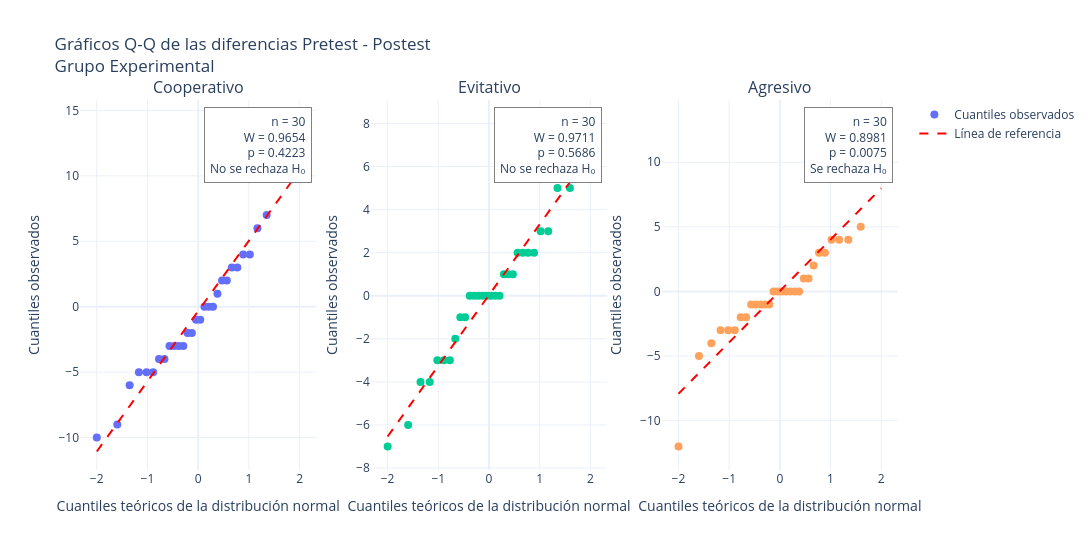

Here is the notebook cell this chart was saved with:
### Code cell
alpha = 0.05

# Filtrar grupo experimental
experimental = tabla_datos[
    tabla_datos['Grupo'].astype(str).str.strip().str.lower() == 'experimental'
].copy()

# Crear subgráficos
fig = make_subplots(
    rows=1,
    cols=3,
    subplot_titles=[
        estilo.capitalize() for estilo in estilos
    ]
)

# Recorrer estilos
for i, estilo in enumerate(estilos):

    columna = i + 1

    # Filtrar estilo
    datos_estilo = experimental[
        experimental['Estilo'].astype(str).str.strip().str.lower() == estilo
    ]

    # Emparejar participantes
    datos_pareados = datos_estilo.pivot(
        index='ID',
        columns='Test',
        values='Puntaje'
    )

    datos_pareados = datos_pareados.reindex(
        columns=['pretest', 'postest']
    ).dropna()

    # Calcular diferencias
    diferencias = (
        datos_pareados['postest'] -
        datos_pareados['pretest']
    ).to_numpy()

    n = len(diferencias)

    # Verificar datos suficientes
    if n < 3:
        continue

    # Prueba de Shapiro-Wilk
    resultado = shapiro(diferencias)

    W = resultado.statistic
    pvalue = resultado.pvalue

    # Calcular cuantiles teóricos y observados
    (cuantiles_teoricos, cuantiles_observados), (
        pendiente, intercepto, r
    ) = probplot(
        diferencias,
        dist='norm',
        fit=True
    )

    # Gráfico de puntos Q-Q
    fig.add_trace(
        go.Scatter(
            x=cuantiles_teoricos,
            y=cuantiles_observados,
            mode='markers',
            name='Cuantiles observados',
            showlegend=(i == 0),
            marker=dict(size=8),
            hovertemplate=(
                'Cuantil teórico: %{x:.3f}<br>'
                'Cuantil observado: %{y:.3f}'
                '<extra></extra>'
            )
        ),
        row=1,
        col=columna
    )

    # Línea de referencia
    x_linea = np.linspace(
        min(cuantiles_teoricos),
        max(cuantiles_teoricos),
        100
    )

    y_linea = pendiente * x_linea + intercepto

    fig.add_trace(
        go.Scatter(
            x=x_linea,
            y=y_linea,
            mode='lines',
            name='Línea de referencia',
            showlegend=(i == 0),
            line=dict(
                color='red',
                dash='dash',
                width=2
            ),
            hoverinfo='skip'
        ),
        row=1,
        col=columna
    )

    # Decisión de Shapiro-Wilk
    if pvalue > alpha:
        decision = 'No se rechaza H₀'
    else:
        decision = 'Se rechaza H₀'

    # Anotación estadística
    fig.add_annotation(
        x=0.98,
        y=0.98,
        xref=f'x{"" if i == 0 else i+1} domain',
        yref=f'y{"" if i == 0 else i+1} domain',
        text=(
            f'n = {n}<br>'
            f'W = {W:.4f}<br>'
            f'p = {pvalue:.4f}<br>'
            f'{decision}'
        ),
        showarrow=False,
        align='right',
        bgcolor='white',
        bordercolor='gray',
        borderwidth=1,
        borderpad=5
    )

# Configuración general
fig.update_layout(
    title='Gráficos Q-Q de las diferencias Pretest - Postest<br>Grupo Experimental',
    height=550,
    width=1400,
    template='plotly_white'
)

# Configuración de ejes
fig.update_xaxes(
    title_text='Cuantiles teóricos de la distribución normal'
)

fig.update_yaxes(
    title_text='Cuantiles observados'
)

fig.show()

### Figure 1 — Plotly figure (JSON) as saved in the notebook; plotly's stock layout.template omitted (floating-point values rounded to 4 significant figures)
{"data": [{"hovertemplate": "Cuantil teórico: %{x:.3f}<br>Cuantil observado: %{y:.3f}<extra></extra>", "marker": {"size": 8}, "mode": "markers", "name": "Cuantiles observados", "showlegend": true, "type": "scatter", "x": [-1.998, -1.595, -1.351, -1.169, -1.019, -0.8885, -0.7719, -0.6651, -0.5653, -0.4709, -0.3805, -0.2931, -0.2079, -0.1241, -0.04129, 0.04129, 0.1241, 0.2079, 0.2931, 0.3805, 0.4709, 0.5653, 0.6651, 0.7719, 0.8885, 1.019, 1.169, 1.351, 1.595, 1.998], "xaxis": "x", "y": [-10, -9, -6, -5, -5, -5, -4, -4, -3, -3, -3, -3, -2, -2, -1, -1, 0, 0, 0, 1, 2, 2, 3, 3, 4, 4, 6, 7, 10, 14], "yaxis": "y"}, {"hoverinfo": "skip", "line": {"color": "red", "dash": "dash", "width": 2}, "mode": "lines", "name": "Línea de referencia", "showlegend": true, "type": "scatter", "x": [-1.998, -1.958, -1.918, -1.877, -1.837, -1.796, -1.756, -1.716, -1.675, -1.635, -1.595, -1.554, -1.514, -1.474, -1.433, -1.393, -1.352, -1.312, -1.272, -1.231, -1.191, -1.151, -1.11, -1.07, -1.029, -0.9891, -0.9487, -0.9083, -0.868, -0.8276, -0.7872, -0.7469, -0.7065, -0.6661, -0.6257, -0.5854, -0.545, -0.5046, -0.4643, -0.4239, -0.3835, -0.3431, -0.3028, -0.2624, -0.222, -0.1817, -0.1413, -0.1009, -0.06056, -0.02019, 0.02019, 0.06056, 0.1009, 0.1413, 0.1817, 0.222, 0.2624, 0.3028, 0.3431, 0.3835, 0.4239, 0.4643, 0.5046, 0.545, 0.5854, 0.6257, 0.6661, 0.7065, 0.7469, 0.7872, 0.8276, 0.868, 0.9083, 0.9487, 0.9891, 1.029, 1.07, 1.11, 1.151, 1.191, 1.231, 1.272, 1.312, 1.352, 1.393, 1.433, 1.474, 1.514, 1.554, 1.595, 1.635, 1.675, 1.716, 1.756, 1.796, 1.837, 1.877, 1.918, 1.958, 1.998], "xaxis": "x", "y": [-11.06, -10.85, -10.63, -10.41, -10.2, -9.978, -9.762, -9.545, -9.328, -9.111, -8.895, -8.678, -8.461, -8.244, -8.028, -7.811, -7.594, -7.377, -7.161, -6.944, -6.727, -6.51, -6.294, -6.077, -5.86, -5.643, -5.427, -5.21, -4.993, -4.777, -4.56, -4.343, -4.126, -3.91, -3.693, -3.476, -3.259, -3.043, -2.826, -2.609, -2.392, -2.176, -1.959, -1.742, -1.525, -1.309, -1.092, -0.8752, -0.6584, -0.4417, -0.225, -0.008223, 0.2085, 0.4253, 0.642, 0.8587, 1.075, 1.292, 1.509, 1.726, 1.942, 2.159, 2.376, 2.593, 2.809, 3.026, 3.243, 3.46, 3.676, 3.893, 4.11, 4.327, 4.543, 4.76, 4.977, 5.194, 5.41, 5.627, 5.844, 6.06, 6.277, 6.494, 6.711, 6.927, 7.144, 7.361, 7.578, 7.794, 8.011, 8.228, 8.445, 8.661, 8.878, 9.095, 9.312, 9.528, 9.745, 9.962, 10.18, 10.4], "yaxis": "y"}, {"hovertemplate": "Cuantil teórico: %{x:.3f}<br>Cuantil observado: %{y:.3f}<extra></extra>", "marker": {"size": 8}, "mode": "markers", "name": "Cuantiles observados", "showlegend": false, "type": "scatter", "x": [-1.998, -1.595, -1.351, -1.169, -1.019, -0.8885, -0.7719, -0.6651, -0.5653, -0.4709, -0.3805, -0.2931, -0.2079, -0.1241, -0.04129, 0.04129, 0.1241, 0.2079, 0.2931, 0.3805, 0.4709, 0.5653, 0.6651, 0.7719, 0.8885, 1.019, 1.169, 1.351, 1.595, 1.998], "xaxis": "x2", "y": [-7, -6, -4, -4, -3, -3, -3, -2, -1, -1, 0, 0, 0, 0, 0, 0, 0, 0, 1, 1, 1, 2, 2, 2, 2, 3, 3, 5, 5, 8], "yaxis": "y2"}, {"hoverinfo": "skip", "line": {"color": "red", "dash": "dash", "width": 2}, "mode": "lines", "name": "Línea de referencia", "showlegend": false, "type": "scatter", "x": [-1.998, -1.958, -1.918, -1.877, -1.837, -1.796, -1.756, -1.716, -1.675, -1.635, -1.595, -1.554, -1.514, -1.474, -1.433, -1.393, -1.352, -1.312, -1.272, -1.231, -1.191, -1.151, -1.11, -1.07, -1.029, -0.9891, -0.9487, -0.9083, -0.868, -0.8276, -0.7872, -0.7469, -0.7065, -0.6661, -0.6257, -0.5854, -0.545, -0.5046, -0.4643, -0.4239, -0.3835, -0.3431, -0.3028, -0.2624, -0.222, -0.1817, -0.1413, -0.1009, -0.06056, -0.02019, 0.02019, 0.06056, 0.1009, 0.1413, 0.1817, 0.222, 0.2624, 0.3028, 0.3431, 0.3835, 0.4239, 0.4643, 0.5046, 0.545, 0.5854, 0.6257, 0.6661, 0.7065, 0.7469, 0.7872, 0.8276, 0.868, 0.9083, 0.9487, 0.9891, 1.029, 1.07, 1.11, 1.151, 1.191, 1.231, 1.272, 1.312, 1.352, 1.393, 1.433, 1.474, 1.514, 1.554, 1.595, 1.635, 1.675, 1.716, 1.756, 1.796, 1.837, 1.877, 1.918, 1.958, 1.998], "xaxis": "x2", "y": [-6.534, -6.402, -6.269, -6.136, -6.004, -5.871, -5.738, -5.606, -5.473, -5.34, -5.208, -5.075, -4.942, -4.81, -4.677, -4.544, -4.411, -4.279, -4.146, -4.013, -3.881, -3.748, -3.615, -3.483, -3.35, -3.217, -3.085, -2.952, -2.819, -2.687, -2.554, -2.421, -2.289, -2.156, -2.023, -1.891, -1.758, -1.625, -1.492, -1.36, -1.227, -1.094, -0.9618, -0.8291, -0.6964, -0.5637, -0.4311, -0.2984, -0.1657, -0.03301, 0.09967, 0.2324, 0.365, 0.4977, 0.6304, 0.7631, 0.8958, 1.028, 1.161, 1.294, 1.426, 1.559, 1.692, 1.825, 1.957, 2.09, 2.223, 2.355, 2.488, 2.621, 2.753, 2.886, 3.019, 3.151, 3.284, 3.417, 3.549, 3.682, 3.815, 3.947, 4.08, 4.213, 4.345, 4.478, 4.611, 4.744, 4.876, 5.009, 5.142, 5.274, 5.407, 5.54, 5.672, 5.805, 5.938, 6.07, 6.203, 6.336, 6.468, 6.601], "yaxis": "y2"}, {"hovertemplate": "Cuantil teórico: %{x:.3f}<br>Cuantil observado: %{y:.3f}<extra></extra>", "marker": {"size": 8}, "mode": "markers", "name": "Cuantiles observados", "showlegend": false, "type": "scatter", "x": [-1.998, -1.595, -1.351, -1.169, -1.019, -0.8885, -0.7719, -0.6651, -0.5653, -0.4709, -0.3805, -0.2931, -0.2079, -0.1241, -0.04129, 0.04129, 0.1241, 0.2079, 0.2931, 0.3805, 0.4709, 0.5653, 0.6651, 0.7719, 0.8885, 1.019, 1.169, 1.351, 1.595, 1.998], "xaxis": "x3", "y": [-12, -5, -4, -3, -3, -3, -2, -2, -1, -1, -1, -1, -1, 0, 0, 0, 0, 0, 0, 0, 1, 1, 2, 3, 3, 4, 4, 4, 5, 13], "yaxis": "y3"}, {"hoverinfo": "skip", "line": {"color": "red", "dash": "dash", "width": 2}, "mode": "lines", "name": "Línea de referencia", "showlegend": false, "type": "scatter", "x": [-1.998, -1.958, -1.918, -1.877, -1.837, -1.796, -1.756, -1.716, -1.675, -1.635, -1.595, -1.554, -1.514, -1.474, -1.433, -1.393, -1.352, -1.312, -1.272, -1.231, -1.191, -1.151, -1.11, -1.07, -1.029, -0.9891, -0.9487, -0.9083, -0.868, -0.8276, -0.7872, -0.7469, -0.7065, -0.6661, -0.6257, -0.5854, -0.545, -0.5046, -0.4643, -0.4239, -0.3835, -0.3431, -0.3028, -0.2624, -0.222, -0.1817, -0.1413, -0.1009, -0.06056, -0.02019, 0.02019, 0.06056, 0.1009, 0.1413, 0.1817, 0.222, 0.2624, 0.3028, 0.3431, 0.3835, 0.4239, 0.4643, 0.5046, 0.545, 0.5854, 0.6257, 0.6661, 0.7065, 0.7469, 0.7872, 0.8276, 0.868, 0.9083, 0.9487, 0.9891, 1.029, 1.07, 1.11, 1.151, 1.191, 1.231, 1.272, 1.312, 1.352, 1.393, 1.433, 1.474, 1.514, 1.554, 1.595, 1.635, 1.675, 1.716, 1.756, 1.796, 1.837, 1.877, 1.918, 1.958, 1.998], "xaxis": "x3", "y": [-7.918, -7.757, -7.597, -7.436, -7.275, -7.115, -6.954, -6.793, -6.633, -6.472, -6.312, -6.151, -5.99, -5.83, -5.669, -5.508, -5.348, -5.187, -5.027, -4.866, -4.705, -4.545, -4.384, -4.223, -4.063, -3.902, -3.741, -3.581, -3.42, -3.26, -3.099, -2.938, -2.778, -2.617, -2.456, -2.296, -2.135, -1.975, -1.814, -1.653, -1.493, -1.332, -1.171, -1.011, -0.8501, -0.6895, -0.5289, -0.3682, -0.2076, -0.04698, 0.1136, 0.2743, 0.4349, 0.5955, 0.7562, 0.9168, 1.077, 1.238, 1.399, 1.559, 1.72, 1.881, 2.041, 2.202, 2.362, 2.523, 2.684, 2.844, 3.005, 3.166, 3.326, 3.487, 3.648, 3.808, 3.969, 4.129, 4.29, 4.451, 4.611, 4.772, 4.933, 5.093, 5.254, 5.414, 5.575, 5.736, 5.896, 6.057, 6.218, 6.378, 6.539, 6.699, 6.86, 7.021, 7.181, 7.342, 7.503, 7.663, 7.824, 7.985], "yaxis": "y3"}], "layout": {"annotations": [{"font": {"size": 16}, "showarrow": false, "text": "Cooperativo", "x": 0.1444, "xanchor": "center", "xref": "paper", "y": 1, "yanchor": "bottom", "yref": "paper"}, {"font": {"size": 16}, "showarrow": false, "text": "Evitativo", "x": 0.5, "xanchor": "center", "xref": "paper", "y": 1, "yanchor": "bottom", "yref": "paper"}, {"font": {"size": 16}, "showarrow": false, "text": "Agresivo", "x": 0.8556, "xanchor": "center", "xref": "paper", "y": 1, "yanchor": "bottom", "yref": "paper"}, {"align": "right", "bgcolor": "white", "bordercolor": "gray", "borderpad": 5, "borderwidth": 1, "showarrow": false, "text": "n = 30<br>W = 0.9654<br>p = 0.4223<br>No se rechaza H₀", "x": 0.98, "xref": "x domain", "y": 0.98, "yref": "y domain"}, {"align": "right", "bgcolor": "white", "bordercolor": "gray", "borderpad": 5, "borderwidth": 1, "showarrow": false, "text": "n = 30<br>W = 0.9711<br>p = 0.5686<br>No se rechaza H₀", "x": 0.98, "xref": "x2 domain", "y": 0.98, "yref": "y2 domain"}, {"align": "right", "bgcolor": "white", "bordercolor": "gray", "borderpad": 5, "borderwidth": 1, "showarrow": false, "text": "n = 30<br>W = 0.8981<br>p = 0.0075<br>Se rechaza H₀", "x": 0.98, "xref": "x3 domain", "y": 0.98, "yref": "y3 domain"}], "height": 550, "title": {"text": "Gráficos Q-Q de las diferencias Pretest - Postest<br>Grupo Experimental"}, "width": 1400, "xaxis": {"anchor": "y", "domain": [0, 0.2889], "title": {"text": "Cuantiles teóricos de la distribución normal"}}, "xaxis2": {"anchor": "y2", "domain": [0.3556, 0.6444], "title": {"text": "Cuantiles teóricos de la distribución normal"}}, "xaxis3": {"anchor": "y3", "domain": [0.7111, 1], "title": {"text": "Cuantiles teóricos de la distribución normal"}}, "yaxis": {"anchor": "x", "domain": [0, 1], "title": {"text": "Cuantiles observados"}}, "yaxis2": {"anchor": "x2", "domain": [0, 1], "title": {"text": "Cuantiles observados"}}, "yaxis3": {"anchor": "x3", "domain": [0, 1], "title": {"text": "Cuantiles observados"}}}}
